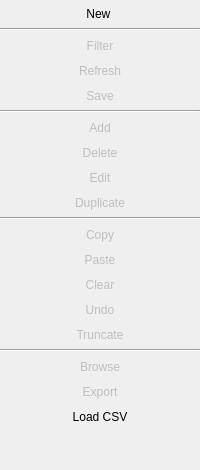
    <widget class="QWidget" name="bnts_parent_wgt" native="true">
     <property name="sizePolicy">
      <sizepolicy hsizetype="Fixed" vsizetype="Preferred">
       <horstretch>0</horstretch>
       <verstretch>0</verstretch>
      </sizepolicy>
     </property>
     <property name="minimumSize">
      <size>
       <width>0</width>
       <height>0</height>
      </size>
     </property>
     <layout class="QGridLayout" name="gridLayout_9">
      <property name="leftMargin">
       <number>0</number>
      </property>
      <property name="topMargin">
       <number>3</number>
      </property>
      <property name="rightMargin">
       <number>0</number>
      </property>
      <property name="bottomMargin">
       <number>3</number>
      </property>
      <property name="spacing">
       <number>4</number>
      </property>
      <item row="7" column="0">
       <widget class="QToolButton" name="add_tb">
        <property name="enabled">
         <bool>false</bool>
        </property>
        <property name="sizePolicy">
         <sizepolicy hsizetype="Preferred" vsizetype="Fixed">
          <horstretch>0</horstretch>
          <verstretch>0</verstretch>
         </sizepolicy>
        </property>
        <property name="minimumSize">
         <size>
          <width>0</width>
          <height>0</height>
         </size>
        </property>
        <property name="toolTip">
         <string>Add empty rows</string>
        </property>
        <property name="text">
         <string>Add</string>
        </property>
        <property name="icon">
         <iconset resource="../res/resources.qrc">
          <normaloff>:/icons/icons/addrow.png</normaloff>:/icons/icons/addrow.png</iconset>
        </property>
        <property name="iconSize">
         <size>
          <width>25</width>
          <height>25</height>
         </size>
        </property>
        <property name="shortcut">
         <string>Ins</string>
        </property>
        <property name="toolButtonStyle">
         <enum>Qt::ToolButtonIconOnly</enum>
        </property>
        <property name="autoRaise">
         <bool>true</bool>
        </property>
       </widget>
      </item>
      <item row="19" column="0">
       <widget class="QToolButton" name="clear_tb">
        <property name="enabled">
         <bool>false</bool>
        </property>
        <property name="sizePolicy">
         <sizepolicy hsizetype="Preferred" vsizetype="Fixed">
          <horstretch>0</horstretch>
          <verstretch>0</verstretch>
         </sizepolicy>
        </property>
        <property name="minimumSize">
         <size>
          <width>0</width>
          <height>0</height>
         </size>
        </property>
        <property name="toolTip">
         <string>Clears the items selected on the grid</string>
        </property>
        <property name="text">
         <string>Clear</string>
        </property>
        <property name="icon">
         <iconset resource="../res/resources.qrc">
          <normaloff>:/icons/icons/cleartext.png</normaloff>:/icons/icons/cleartext.png</iconset>
        </property>
        <property name="iconSize">
         <size>
          <width>25</width>
          <height>25</height>
         </size>
        </property>
        <property name="shortcut">
         <string>Ctrl+R</string>
        </property>
        <property name="popupMode">
         <enum>QToolButton::InstantPopup</enum>
        </property>
        <property name="toolButtonStyle">
         <enum>Qt::ToolButtonIconOnly</enum>
        </property>
        <property name="autoRaise">
         <bool>true</bool>
        </property>
       </widget>
      </item>
      <item row="28" column="0">
       <widget class="Line" name="separator3_ln">
        <property name="orientation">
         <enum>Qt::Horizontal</enum>
        </property>
       </widget>
      </item>
      <item row="9" column="0">
       <widget class="QToolButton" name="bulkedit_tb">
        <property name="enabled">
         <bool>false</bool>
        </property>
        <property name="sizePolicy">
         <sizepolicy hsizetype="Preferred" vsizetype="Fixed">
          <horstretch>0</horstretch>
          <verstretch>0</verstretch>
         </sizepolicy>
        </property>
        <property name="minimumSize">
         <size>
          <width>0</width>
          <height>0</height>
         </size>
        </property>
        <property name="toolTip">
         <string>Change the values of all selected cells at once</string>
        </property>
        <property name="text">
         <string>Edit</string>
        </property>
        <property name="icon">
         <iconset resource="../res/resources.qrc">
          <normaloff>:/icons/icons/bulkedit.png</normaloff>:/icons/icons/bulkedit.png</iconset>
        </property>
        <property name="iconSize">
         <size>
          <width>25</width>
          <height>25</height>
         </size>
        </property>
        <property name="shortcut">
         <string>Ctrl+E</string>
        </property>
        <property name="toolButtonStyle">
         <enum>Qt::ToolButtonIconOnly</enum>
        </property>
        <property name="autoRaise">
         <bool>true</bool>
        </property>
       </widget>
      </item>
      <item row="29" column="0">
       <widget class="QToolButton" name="browse_tabs_tb">
        <property name="enabled">
         <bool>false</bool>
        </property>
        <property name="sizePolicy">
         <sizepolicy hsizetype="Preferred" vsizetype="Fixed">
          <horstretch>0</horstretch>
          <verstretch>0</verstretch>
         </sizepolicy>
        </property>
        <property name="minimumSize">
         <size>
          <width>0</width>
          <height>0</height>
         </size>
        </property>
        <property name="toolTip">
         <string>Browse referenced tables</string>
        </property>
        <property name="text">
         <string>Browse</string>
        </property>
        <property name="icon">
         <iconset resource="../res/resources.qrc">
          <normaloff>:/icons/icons/browsetable.png</normaloff>:/icons/icons/browsetable.png</iconset>
        </property>
        <property name="iconSize">
         <size>
          <width>25</width>
          <height>25</height>
         </size>
        </property>
        <property name="popupMode">
         <enum>QToolButton::InstantPopup</enum>
        </property>
        <property name="toolButtonStyle">
         <enum>Qt::ToolButtonIconOnly</enum>
        </property>
        <property name="autoRaise">
         <bool>true</bool>
        </property>
       </widget>
      </item>
      <item row="31" column="0">
       <widget class="QToolButton" name="csv_load_tb">
        <property name="enabled">
         <bool>true</bool>
        </property>
        <property name="sizePolicy">
         <sizepolicy hsizetype="Preferred" vsizetype="Fixed">
          <horstretch>0</horstretch>
          <verstretch>0</verstretch>
         </sizepolicy>
        </property>
        <property name="minimumSize">
         <size>
          <width>0</width>
          <height>0</height>
         </size>
        </property>
        <property name="toolTip">
         <string>Add new rows from a CSV file</string>
        </property>
        <property name="text">
         <string>Load CSV</string>
        </property>
        <property name="icon">
         <iconset resource="../res/resources.qrc">
          <normaloff>:/icons/icons/loadcsv.png</normaloff>:/icons/icons/loadcsv.png</iconset>
        </property>
        <property name="iconSize">
         <size>
          <width>25</width>
          <height>25</height>
         </size>
        </property>
        <property name="shortcut">
         <string>Ctrl+L</string>
        </property>
        <property name="checkable">
         <bool>true</bool>
        </property>
        <property name="toolButtonStyle">
         <enum>Qt::ToolButtonIconOnly</enum>
        </property>
        <property name="autoRaise">
         <bool>true</bool>
        </property>
       </widget>
      </item>
      <item row="17" column="0">
       <widget class="QToolButton" name="copy_tb">
        <property name="enabled">
         <bool>false</bool>
        </property>
        <property name="sizePolicy">
         <sizepolicy hsizetype="Preferred" vsizetype="Fixed">
          <horstretch>0</horstretch>
          <verstretch>0</verstretch>
         </sizepolicy>
        </property>
        <property name="minimumSize">
         <size>
          <width>0</width>
          <height>0</height>
         </size>
        </property>
        <property name="toolTip">
         <string>Copy items on the grid</string>
        </property>
        <property name="text">
         <string>Copy</string>
        </property>
        <property name="icon">
         <iconset resource="../res/resources.qrc">
          <normaloff>:/icons/icons/copy.png</normaloff>:/icons/icons/copy.png</iconset>
        </property>
        <property name="iconSize">
         <size>
          <width>25</width>
          <height>25</height>
         </size>
        </property>
        <property name="popupMode">
         <enum>QToolButton::InstantPopup</enum>
        </property>
        <property name="toolButtonStyle">
         <enum>Qt::ToolButtonIconOnly</enum>
        </property>
        <property name="autoRaise">
         <bool>true</bool>
        </property>
       </widget>
      </item>
      <item row="11" column="0">
       <widget class="QToolButton" name="duplicate_tb">
        <property name="enabled">
         <bool>false</bool>
        </property>
        <property name="sizePolicy">
         <sizepolicy hsizetype="Preferred" vsizetype="Fixed">
          <horstretch>0</horstretch>
          <verstretch>0</verstretch>
         </sizepolicy>
        </property>
        <property name="minimumSize">
         <size>
          <width>0</width>
          <height>0</height>
         </size>
        </property>
        <property name="toolTip">
         <string>Duplicate the selected rows</string>
        </property>
        <property name="text">
         <string>Duplicate</string>
        </property>
        <property name="icon">
         <iconset resource="../res/resources.qrc">
          <normaloff>:/icons/icons/duprow.png</normaloff>:/icons/icons/duprow.png</iconset>
        </property>
        <property name="iconSize">
         <size>
          <width>25</width>
          <height>25</height>
         </size>
        </property>
        <property name="shortcut">
         <string>Ctrl+D</string>
        </property>
        <property name="toolButtonStyle">
         <enum>Qt::ToolButtonIconOnly</enum>
        </property>
        <property name="autoRaise">
         <bool>true</bool>
        </property>
       </widget>
      </item>
      <item row="16" column="0">
       <widget class="Line" name="separator2_ln">
        <property name="orientation">
         <enum>Qt::Horizontal</enum>
        </property>
       </widget>
      </item>
      <item row="2" column="0">
       <widget class="QToolButton" name="filter_tb">
        <property name="enabled">
         <bool>false</bool>
        </property>
        <property name="sizePolicy">
         <sizepolicy hsizetype="Preferred" vsizetype="Fixed">
          <horstretch>0</horstretch>
          <verstretch>0</verstretch>
         </sizepolicy>
        </property>
        <property name="minimumSize">
         <size>
          <width>0</width>
          <height>0</height>
         </size>
        </property>
        <property name="toolTip">
         <string>Filter the result set</string>
        </property>
        <property name="text">
         <string>Filter</string>
        </property>
        <property name="icon">
         <iconset resource="../res/resources.qrc">
          <normaloff>:/icons/icons/filter.png</normaloff>:/icons/icons/filter.png</iconset>
        </property>
        <property name="iconSize">
         <size>
          <width>25</width>
          <height>25</height>
         </size>
        </property>
        <property name="shortcut">
         <string>Ctrl+F</string>
        </property>
        <property name="checkable">
         <bool>true</bool>
        </property>
        <property name="toolButtonStyle">
         <enum>Qt::ToolButtonIconOnly</enum>
        </property>
        <property name="autoRaise">
         <bool>true</bool>
        </property>
       </widget>
      </item>
      <item row="8" column="0">
       <widget class="QToolButton" name="delete_tb">
        <property name="enabled">
         <bool>false</bool>
        </property>
        <property name="sizePolicy">
         <sizepolicy hsizetype="Preferred" vsizetype="Fixed">
          <horstretch>0</horstretch>
          <verstretch>0</verstretch>
         </sizepolicy>
        </property>
        <property name="minimumSize">
         <size>
          <width>0</width>
          <height>0</height>
         </size>
        </property>
        <property name="toolTip">
         <string>Mark the selected rows to be deleted</string>
        </property>
        <property name="text">
         <string>Delete</string>
        </property>
        <property name="icon">
         <iconset resource="../res/resources.qrc">
          <normaloff>:/icons/icons/delrow.png</normaloff>:/icons/icons/delrow.png</iconset>
        </property>
        <property name="iconSize">
         <size>
          <width>25</width>
          <height>25</height>
         </size>
        </property>
        <property name="shortcut">
         <string>Del</string>
        </property>
        <property name="toolButtonStyle">
         <enum>Qt::ToolButtonIconOnly</enum>
        </property>
        <property name="autoRaise">
         <bool>true</bool>
        </property>
       </widget>
      </item>
      <item row="6" column="0">
       <widget class="Line" name="separator1_ln">
        <property name="orientation">
         <enum>Qt::Horizontal</enum>
        </property>
       </widget>
      </item>
      <item row="44" column="0">
       <spacer name="verticalSpacer">
        <property name="orientation">
         <enum>Qt::Vertical</enum>
        </property>
        <property name="sizeHint" stdset="0">
         <size>
          <width>20</width>
          <height>40</height>
         </size>
        </property>
       </spacer>
      </item>
      <item row="0" column="0">
       <widget class="QToolButton" name="new_window_tb">
        <property name="enabled">
         <bool>true</bool>
        </property>
        <property name="sizePolicy">
         <sizepolicy hsizetype="Preferred" vsizetype="Fixed">
          <horstretch>0</horstretch>
          <verstretch>0</verstretch>
         </sizepolicy>
        </property>
        <property name="minimumSize">
         <size>
          <width>0</width>
          <height>0</height>
         </size>
        </property>
        <property name="toolTip">
         <string>Open a new data manipulation window</string>
        </property>
        <property name="text">
         <string>New </string>
        </property>
        <property name="icon">
         <iconset resource="../res/resources.qrc">
          <normaloff>:/icons/icons/newobject.png</normaloff>:/icons/icons/newobject.png</iconset>
        </property>
        <property name="iconSize">
         <size>
          <width>25</width>
          <height>25</height>
         </size>
        </property>
        <property name="shortcut">
         <string>Ctrl+N</string>
        </property>
        <property name="toolButtonStyle">
         <enum>Qt::ToolButtonIconOnly</enum>
        </property>
        <property name="autoRaise">
         <bool>true</bool>
        </property>
       </widget>
      </item>
      <item row="1" column="0">
       <widget class="Line" name="separator_ln">
        <property name="orientation">
         <enum>Qt::Horizontal</enum>
        </property>
       </widget>
      </item>
      <item row="18" column="0">
       <widget class="QToolButton" name="paste_tb">
        <property name="enabled">
         <bool>false</bool>
        </property>
        <property name="sizePolicy">
         <sizepolicy hsizetype="Preferred" vsizetype="Fixed">
          <horstretch>0</horstretch>
          <verstretch>0</verstretch>
         </sizepolicy>
        </property>
        <property name="minimumSize">
         <size>
          <width>0</width>
          <height>0</height>
         </size>
        </property>
        <property name="toolTip">
         <string>Paste items on the grid</string>
        </property>
        <property name="text">
         <string>Paste</string>
        </property>
        <property name="icon">
         <iconset resource="../res/resources.qrc">
          <normaloff>:/icons/icons/paste.png</normaloff>:/icons/icons/paste.png</iconset>
        </property>
        <property name="iconSize">
         <size>
          <width>25</width>
          <height>25</height>
         </size>
        </property>
        <property name="popupMode">
         <enum>QToolButton::InstantPopup</enum>
        </property>
        <property name="toolButtonStyle">
         <enum>Qt::ToolButtonIconOnly</enum>
        </property>
        <property name="autoRaise">
         <bool>true</bool>
        </property>
       </widget>
      </item>
      <item row="5" column="0">
       <widget class="QToolButton" name="save_tb">
        <property name="enabled">
         <bool>false</bool>
        </property>
        <property name="sizePolicy">
         <sizepolicy hsizetype="Preferred" vsizetype="Fixed">
          <horstretch>0</horstretch>
          <verstretch>0</verstretch>
         </sizepolicy>
        </property>
        <property name="minimumSize">
         <size>
          <width>0</width>
          <height>0</height>
         </size>
        </property>
        <property name="toolTip">
         <string>Save changes</string>
        </property>
        <property name="text">
         <string>Save</string>
        </property>
        <property name="icon">
         <iconset resource="../res/resources.qrc">
          <normaloff>:/icons/icons/save.png</normaloff>:/icons/icons/save.png</iconset>
        </property>
        <property name="iconSize">
         <size>
          <width>25</width>
          <height>25</height>
         </size>
        </property>
        <property name="shortcut">
         <string>Ctrl+S</string>
        </property>
        <property name="toolButtonStyle">
         <enum>Qt::ToolButtonIconOnly</enum>
        </property>
        <property name="autoRaise">
         <bool>true</bool>
        </property>
       </widget>
      </item>
      <item row="20" column="0">
       <widget class="QToolButton" name="undo_tb">
        <property name="enabled">
         <bool>false</bool>
        </property>
        <property name="sizePolicy">
         <sizepolicy hsizetype="Preferred" vsizetype="Fixed">
          <horstretch>0</horstretch>
          <verstretch>0</verstretch>
         </sizepolicy>
        </property>
        <property name="minimumSize">
         <size>
          <width>0</width>
          <height>0</height>
         </size>
        </property>
        <property name="toolTip">
         <string>Undo modifications</string>
        </property>
        <property name="text">
         <string>Undo</string>
        </property>
        <property name="icon">
         <iconset resource="../res/resources.qrc">
          <normaloff>:/icons/icons/undo.png</normaloff>:/icons/icons/undo.png</iconset>
        </property>
        <property name="iconSize">
         <size>
          <width>25</width>
          <height>25</height>
         </size>
        </property>
        <property name="shortcut">
         <string>Ctrl+Z</string>
        </property>
        <property name="toolButtonStyle">
         <enum>Qt::ToolButtonIconOnly</enum>
        </property>
        <property name="autoRaise">
         <bool>true</bool>
        </property>
       </widget>
      </item>
      <item row="30" column="0">
       <widget class="QToolButton" name="export_tb">
        <property name="enabled">
         <bool>false</bool>
        </property>
        <property name="sizePolicy">
         <sizepolicy hsizetype="Preferred" vsizetype="Fixed">
          <horstretch>0</horstretch>
          <verstretch>0</verstretch>
         </sizepolicy>
        </property>
        <property name="minimumSize">
         <size>
          <width>0</width>
          <height>0</height>
         </size>
        </property>
        <property name="toolTip">
         <string>Export results to CSV file</string>
        </property>
        <property name="text">
         <string>Export</string>
        </property>
        <property name="icon">
         <iconset resource="../res/resources.qrc">
          <normaloff>:/icons/icons/exportdata.png</normaloff>:/icons/icons/exportdata.png</iconset>
        </property>
        <property name="iconSize">
         <size>
          <width>25</width>
          <height>25</height>
         </size>
        </property>
        <property name="shortcut">
         <string>Ctrl+X</string>
        </property>
        <property name="toolButtonStyle">
         <enum>Qt::ToolButtonIconOnly</enum>
        </property>
        <property name="autoRaise">
         <bool>true</bool>
        </property>
       </widget>
      </item>
      <item row="3" column="0">
       <widget class="QToolButton" name="refresh_tb">
        <property name="enabled">
         <bool>false</bool>
        </property>
        <property name="sizePolicy">
         <sizepolicy hsizetype="Preferred" vsizetype="Fixed">
          <horstretch>0</horstretch>
          <verstretch>0</verstretch>
         </sizepolicy>
        </property>
        <property name="minimumSize">
         <size>
          <width>0</width>
          <height>0</height>
         </size>
        </property>
        <property name="toolTip">
         <string>Refresh listing</string>
        </property>
        <property name="text">
         <string>Refresh</string>
        </property>
        <property name="icon">
         <iconset resource="../res/resources.qrc">
          <normaloff>:/icons/icons/refresh.png</normaloff>:/icons/icons/refresh.png</iconset>
        </property>
        <property name="iconSize">
         <size>
          <width>25</width>
          <height>25</height>
         </size>
        </property>
        <property name="shortcut">
         <string>F5</string>
        </property>
        <property name="toolButtonStyle">
         <enum>Qt::ToolButtonIconOnly</enum>
        </property>
        <property name="autoRaise">
         <bool>true</bool>
        </property>
       </widget>
      </item>
      <item row="21" column="0">
       <widget class="QToolButton" name="truncate_tb">
        <property name="enabled">
         <bool>false</bool>
        </property>
        <property name="sizePolicy">
         <sizepolicy hsizetype="Preferred" vsizetype="Fixed">
          <horstretch>0</horstretch>
          <verstretch>0</verstretch>
         </sizepolicy>
        </property>
        <property name="minimumSize">
         <size>
          <width>0</width>
          <height>0</height>
         </size>
        </property>
        <property name="toolTip">
         <string>Truncate the browsed table</string>
        </property>
        <property name="text">
         <string>Truncate</string>
        </property>
        <property name="icon">
         <iconset resource="../res/resources.qrc">
          <normaloff>:/icons/icons/truncate.png</normaloff>:/icons/icons/truncate.png</iconset>
        </property>
        <property name="iconSize">
         <size>
          <width>25</width>
          <height>25</height>
         </size>
        </property>
        <property name="popupMode">
         <enum>QToolButton::InstantPopup</enum>
        </property>
        <property name="toolButtonStyle">
         <enum>Qt::ToolButtonIconOnly</enum>
        </property>
        <property name="autoRaise">
         <bool>true</bool>
        </property>
       </widget>
      </item>
     </layout>
    </widget>
